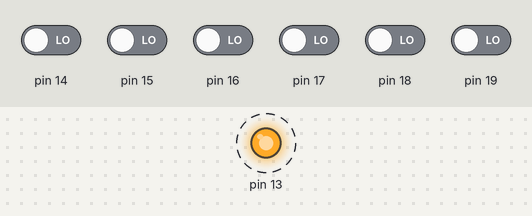
This sketch was run on a simulated Arduino Uno, built with avr-gcc and run on an emulated ATmega328P. On the bench: output pins drawn as LEDs (lit = HIGH). Dashed ring = blinking. Inputs (shaded band) come from the test bench; at power-on: pin 14–19 LOW.

Above: at 0.5 s.
Timing chart, 0 to 4.6 s (numbered marks = the images above):
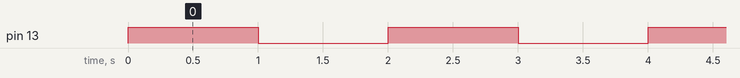

The sketch:

Register_Pointer.ino
```cpp
unsigned int *DPB = (unsigned int*)(0x24);
unsigned int *P13 = (unsigned int*)(0x25);


void setup() {
*DPB = 1<<5;
}

void loop() {
*P13 ^= 1<<5;
delay(1000);

}
```

Measured:
- by itself, pin 13: alternates HIGH for 1.0 s and LOW for 1.0 s
